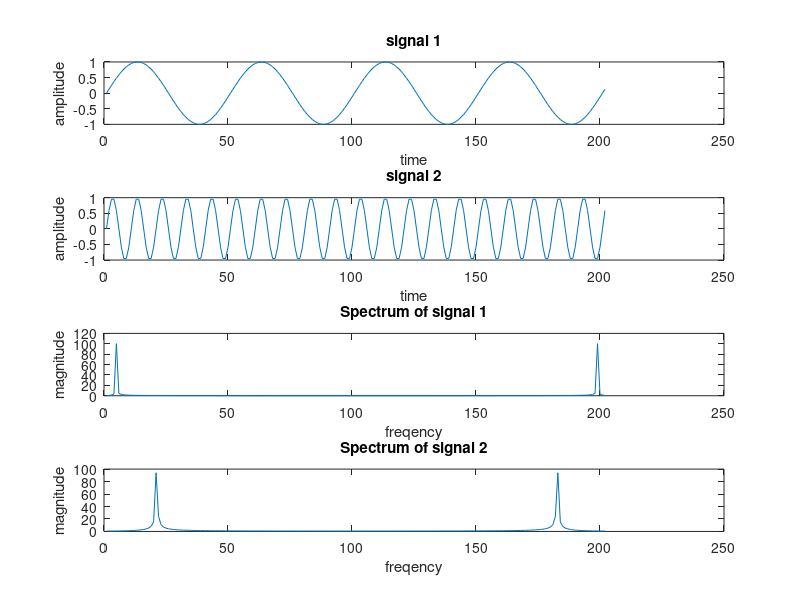
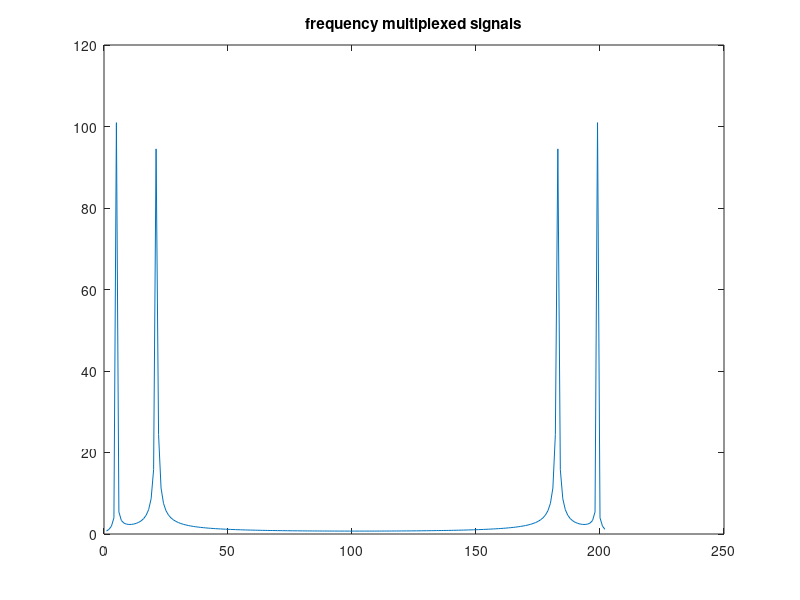
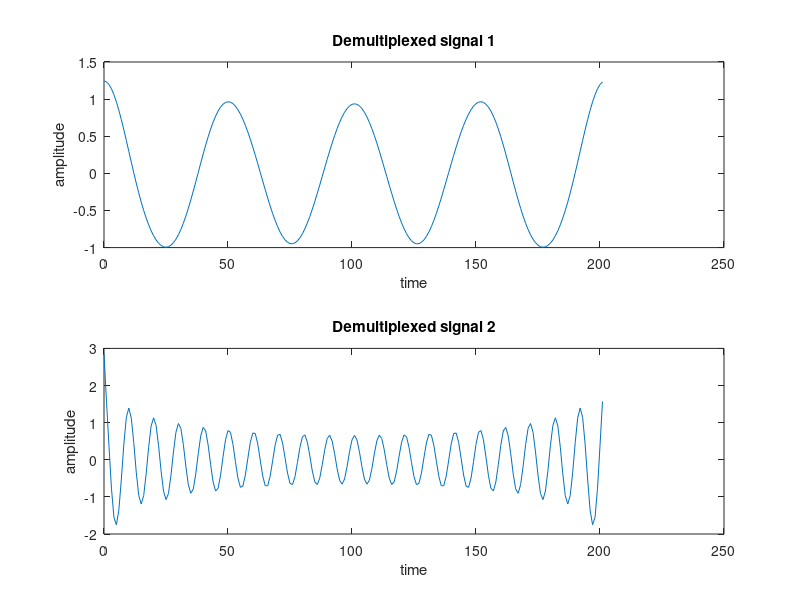

Source code (MATLAB) for these figures, in order:
%EXPT8 : Frequency division Multiplexing and Demultiplexing

Fs = 100; % sampling freq
t = [0:2*Fs+1]'/Fs;

x1 = sin(2*pi*2*t); % signal 1 signal
figure;
subplot(4,1,1);
plot(x1);
title('signal 1');
xlabel('time');
ylabel('amplitude');

x2 = sin(2*pi*10*t); % signal 2 signal
subplot(4,1,2);
plot(x2);
title('signal 2');
xlabel('time');
ylabel('amplitude');

z1 = fft(x1); %Fourier transform of signal 1
z1=abs(z1); %Returns absolute value of fourier transform of signal 1
subplot(4,1,3);
plot(z1);
title('Spectrum of signal 1');
xlabel('freqency');
ylabel('magnitude');

z2 = fft(x2); %Fourier transform of signal 2
z2=abs(z2); %Returns absolute value of fourier transform of signal 2
subplot(4,1,4);
plot(z2);
title('Spectrum of signal 2');
xlabel('freqency')
ylabel('magnitude');

% freqency multiplexing
z=z1+z2;
figure;
plot(z);
title('frequency multiplexed signals');
figure;

% freqency demultiplexing
f1=[ones(10,1); %Returns a 10 by 1 array of ones
zeros(182,1);
ones(10,1)]; %applying filter for signal 1
dz1=z.*f1;
d1 = ifft(dz1); %Inverse transform of each column of ones matrix
subplot(2,1,1)
plot(t*100,d1);
title('Demultiplexed signal 1');
xlabel('time');
ylabel('amplitude');

f2=[zeros(10,1); %Returns a 10 by 1 array of ones
ones(182,1);
zeros(10,1)];% applying filter for signal 2
dz2=z.*f2;
d2 = ifft(dz2); %Inverse transform of each column of ones matrix
subplot(2,1,2)
plot(t*100,d2);
title('Demultiplexed signal 2');
xlabel('time');
ylabel('amplitude');